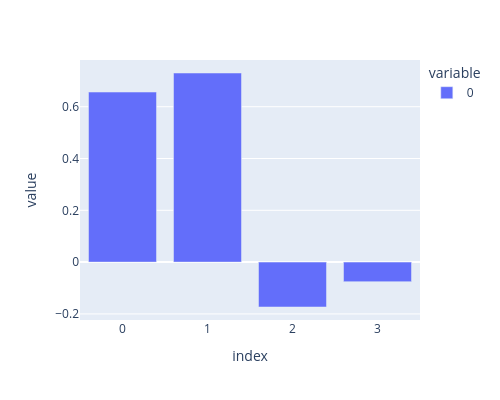

The code cell stored with this chart in its notebook:
### Code cell
px.bar(pca.components_[1], width=500, height=400)

### Figure 1 — Plotly figure (JSON) as saved in the notebook; plotly's stock layout.template omitted (floating-point values rounded to 4 significant figures)
{"data": [{"hovertemplate": "variable=0<br>index=%{x}<br>value=%{y}<extra></extra>", "legendgroup": "0", "marker": {"color": "#636efa", "pattern": {"shape": ""}}, "name": "0", "orientation": "v", "showlegend": true, "textposition": "auto", "type": "bar", "x": [0, 1, 2, 3], "xaxis": "x", "y": [0.6566, 0.7302, -0.1734, -0.07548], "yaxis": "y"}], "layout": {"barmode": "relative", "height": 400, "legend": {"title": {"text": "variable"}, "tracegroupgap": 0}, "margin": {"t": 60}, "width": 500, "xaxis": {"anchor": "y", "domain": [0, 1], "title": {"text": "index"}}, "yaxis": {"anchor": "x", "domain": [0, 1], "title": {"text": "value"}}}}
